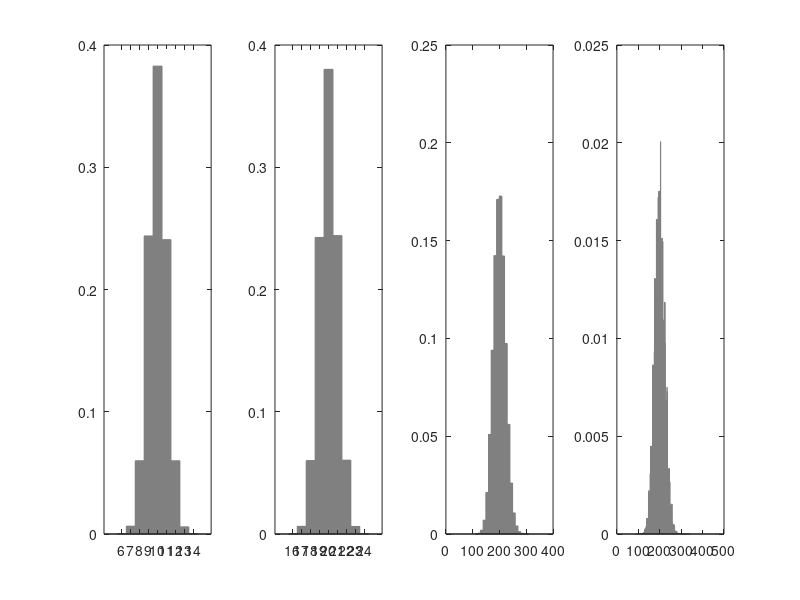

This chart was generated by the following MATLAB code:
clear all
close all
clc


rng(0)

num = 100000;
border = 1;


X = normrnd(10, 1, [num, 1]);
% W = rand(num, 1);
% W = randn(num, 1)*100;
W = normrnd(20, 1, [num, 1]);



Z = X .* W;


line_X = round(min(X)):border:round(max(X));
f_X = hist(X, line_X);
f_X = f_X/num;

line_W = round(min(W)):border:round(max(W));
f_W = hist(W, line_W);
f_W = f_W/num;

line_Z = round(min(Z)):border*10:round(max(Z));
f_Z = hist(Z, line_Z);
f_Z = f_Z/num;





X = round(X);
W = round(W);



% assume z = 200
z = 200;
p_all = 0;



% product distribution simulation experiment

line_t = 1:400;
f_t = 1:400;


for j = 1:max(size(line_t))
    z = line_t(j);
    p_all = 0;
    for i = 1:max(size(line_X))
        x = line_X(i);

        p_x = f_X(find(line_X == x));

        w = round(z/x);
        pos = find(line_W == w);

        p_w = 0;
        if min(size(pos)) > 0
            p_w = p_w + f_W(pos);
        end

        temp = p_x*p_w*(1/abs(x));
        p_all = p_all + temp;

%        [x p_x w p_w temp]
    end

    f_t(j) = p_all;
%    p_all
end







% 
% 
% threshold = 1;
% 
% for i = 1:num
%     z = line_Z(i);
% 
%     p_z = 0;
%     for j = 1:max(size(line_X))
%         x = line_X(j);
%         p_x = f_X(j);
% 
%         w = z/x;
% 
%         p_w = 0;
%         if min(abs(line_W - w)) < threshold
%             pos = find(min(abs(line_W - w)) == abs(line_W - w));
%             p_w = f_W(pos);
%         end
% 
%         f_Z_(i) = p_x*p_w*( 1/abs(x) );
%     end
% 
%     [i num]
% end








figure
subplot(1, 4, 1)
bar(line_X, f_X, 1, 'FaceColor', [0.5 0.5 0.5], 'EdgeColor', [0.5 0.5 0.5])
subplot(1, 4, 2)
bar(line_W, f_W, 1, 'FaceColor', [0.5 0.5 0.5], 'EdgeColor', [0.5 0.5 0.5])
subplot(1, 4, 3)
bar(line_Z, f_Z, 1, 'FaceColor', [0.5 0.5 0.5], 'EdgeColor', [0.5 0.5 0.5])
ylim([0 0.25])
xlim([0 400])
subplot(1, 4, 4)
bar(line_t, f_t, 1, 'FaceColor', [0.5 0.5 0.5], 'EdgeColor', [0.5 0.5 0.5])


% 
% figure
% subplot(1, 3, 1)
% hist(X, min(X):border:max(X))
% subplot(1, 3, 2)
% hist(W, min(W):border:max(W))
% subplot(1, 3, 3)
% hist(Z, min(Z):border:max(Z))

% 
% data = normrnd(0, 1, [num, 1]);
% 
% 
% figure
% hist(data, -5:0.01:5)
% 
% 
% 
% 
% figure
% hist1 = hist(data, -5:0.01:5)
% bar(hist1, 1)
